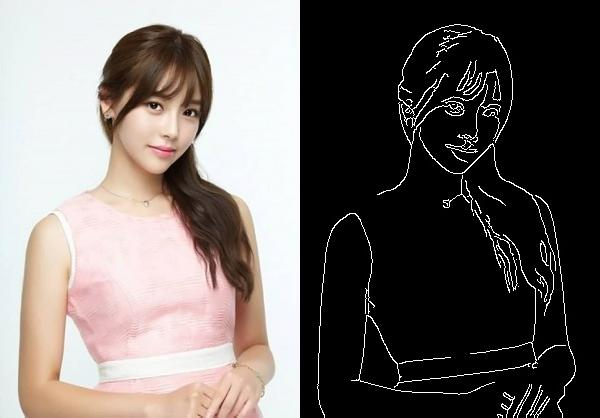
#> input picture 5.opencv/deepaiedu20210917/img.png, 600 x 418 px
$ python test02.py
#> lines starting #> are read from the running program, lines starting #| are printed output that depends on the picture
import cv2
import matplotlib.pyplot as plt
#canny算子
'''
步骤
彩色图像转换为灰度图像
高斯滤波，滤除噪声点
通过sobel算子计算图像梯度，根据梯度计算边缘幅值与角度
非极大值抑制
双阈值边缘连接处理
二值化图像输出结果
'''

#1.原图转灰度图
# img=cv2.imread(r"E:\pycharmprojects\pythonProject\deepaiedu20210830\images\1.jpg",0)
img=cv2.imread("img.png",0)
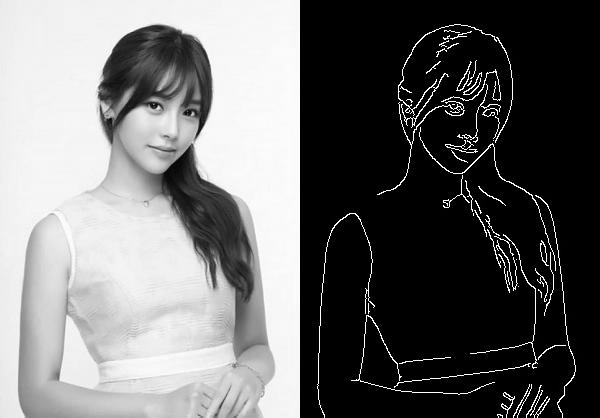
#> img: shape (418, 600); min 0, max 255, mean 107.7

#2.高斯模糊处理
GaussianBlur=cv2.GaussianBlur(img,(3,3),5)
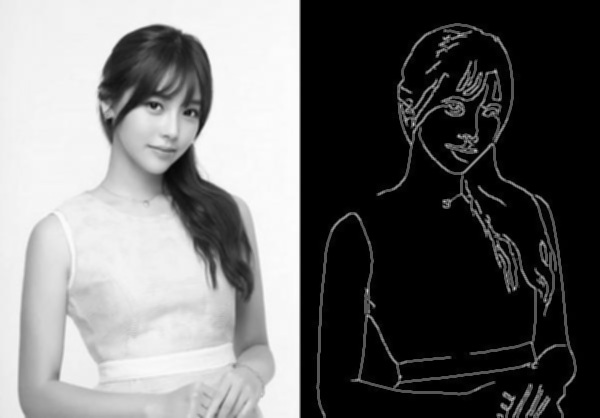
#> GaussianBlur: shape (418, 600); min 0, max 252, mean 107.7

#3.canny算子提取边缘
# 通过sobel算子计算图像梯度，根据梯度计算边缘幅值与角度
# 非极大值抑制
# 双阈值边缘连接处理
Canny=cv2.Canny(GaussianBlur,50,150)
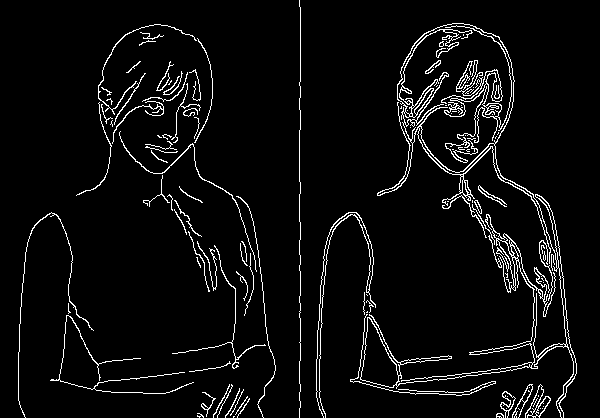
#> Canny: shape (418, 600); 4.9% white in thin lines or dots

# 4.边缘二值化处理

ret,thresh=cv2.threshold(Canny,0,255,cv2.THRESH_BINARY|cv2.THRESH_OTSU)
#> ret = 0
plt.subplot(221),plt.imshow(img,cmap="gray")
plt.subplot(222),plt.imshow(GaussianBlur,cmap="gray")
plt.subplot(223),plt.imshow(Canny,cmap="gray")
plt.subplot(224),plt.imshow(thresh,cmap="gray")
plt.show()
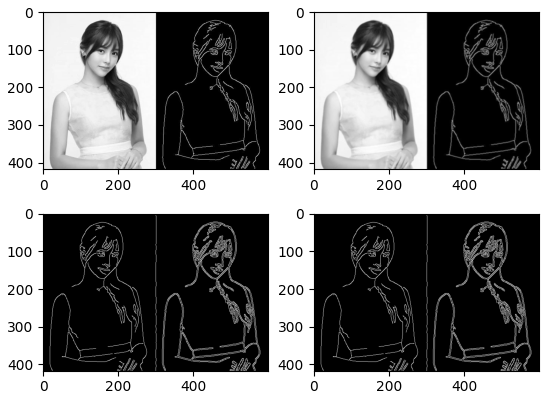
#> figure drawn by matplotlib, 4 panels
